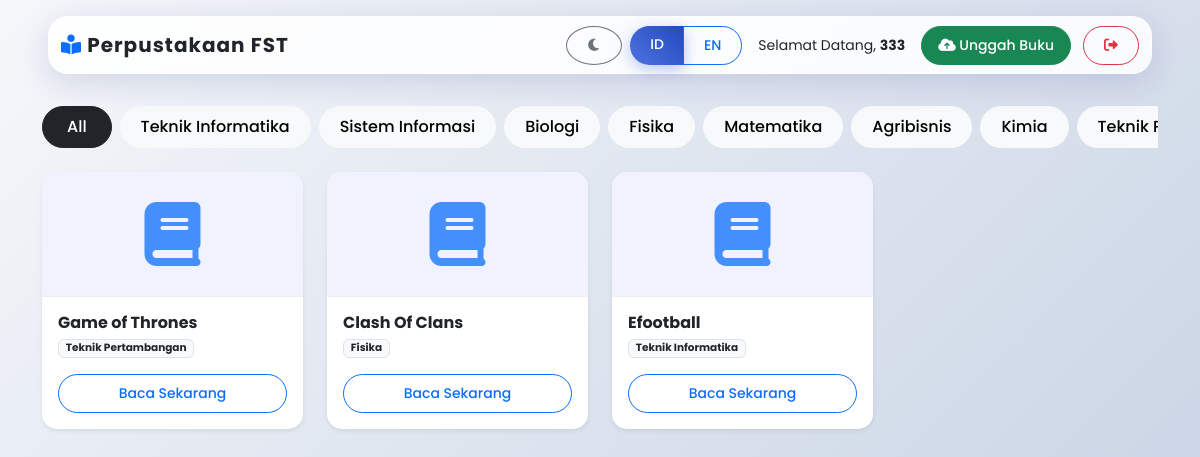
Screenshot of /index.php (signed in) with the database file from the repository.
### tables this page shows
CREATE TABLE `books` (
  `id` int(11) NOT NULL,
  `user_id` int(11) DEFAULT NULL,
  `title` varchar(100) NOT NULL,
  `category` varchar(50) NOT NULL,
  `file_path` varchar(255) NOT NULL,
  `uploaded_at` timestamp NOT NULL DEFAULT current_timestamp()
);

### db.php (called while the page is built, shortened)
<?php
$dictionary = [
    'id' => [
        'welcome' => 'Selamat Datang',
        'library' => 'Perpustakaan FST',
        'upload' => 'Unggah Buku',
        'read' => 'Baca Sekarang',
        'category' => 'Kategori',
        'logout' => 'Keluar',
        'search_placeholder' => 'Cari kata...',
        'back' => 'Kembali',
        'dark_mode' => 'Mode Gelap',
        'login_title' => 'Masuk ke Sistem',
        'username' => 'Nama Pengguna',
        'password' => 'Kata Sandi',
        'no_book' => 'Belum ada buku. Unggah sekarang!',
        'upload_modal_title' => 'Unggah ePub Baru',
        'title_label' => 'Judul Buku',
        'file_label' => 'File Buku (.epub)',
        'btn_close' => 'Tutup',
        'btn_upload' => 'Unggah'
    ],
    'en' => [
        'welcome' => 'Welcome',
        'library' => 'FST Library',
        'upload' => 'Upload Book',
        'read' => 'Read Now',
        'category' => 'Category',
        'logout' => 'Logout',
        'search_placeholder' => 'Search words...',
        'back' => 'Back',
        'dark_mode' => 'Dark Mode',
        'login_title' => 'System Login',
        'username' => 'Username',
        'password' => 'Password',
        'no_book' => 'No books yet. Upload now!',
        'upload_modal_title' => 'Upload New ePub',
        'title_label' => 'Book Title',
        'file_label' => 'Book File (.epub)',
        'btn_close' => 'Close',
        'btn_upload' => 'Upload'
    ]
];
$lang = $dictionary[$_SESSION['curr_lang']];
?>

### index.php (the view, shortened to what this page needs)
<?php
include 'db.php';
$cat_filter = "";
$active_cat = "All";
$sql = "SELECT users.username, books.* FROM books
        JOIN users ON books.user_id = users.id
        $cat_filter
        ORDER BY books.uploaded_at DESC";
$books = $conn->query($sql);
?>
<!DOCTYPE html>
<html lang="<?= $_SESSION['curr_lang'] ?>">
<head>
    <link href="https://cdn.jsdelivr.net/npm/bootstrap@5.3.0/dist/css/bootstrap.min.css" rel="stylesheet">
    <link rel="stylesheet" href="https://cdnjs.cloudflare.com/ajax/libs/font-awesome/6.0.0/css/all.min.css">
    <link rel="stylesheet" href="style.css">
</head>
<body>
    <nav class="navbar navbar-expand-lg navbar-dark bg-transparent pt-3 px-3 px-md-5">
        <div class="container-fluid glass-card py-2">
            <a class="navbar-brand text-dark fw-bold" href="index.php">
                <i class="fas fa-book-reader text-primary"></i> <?= $lang['library'] ?>
            </a>
            <div class="d-flex align-items-center gap-2">
                <button onclick="toggleDarkMode()" class="btn btn-outline-secondary btn-sm rounded-circle" title="<?= $lang['dark_mode'] ?>">
                    <i class="fas fa-moon"></i>
                </button>
                <div class="btn-group btn-group-sm">
                    <a href="?lang=id" class="btn <?= $_SESSION['curr_lang'] == 'id' ? 'btn-primary' : 'btn-outline-primary' ?>">ID</a>
                    <a href="?lang=en" class="btn <?= $_SESSION['curr_lang'] == 'en' ? 'btn-primary' : 'btn-outline-primary' ?>">EN</a>
                </div>
                <div class="d-none d-md-block text-dark small ms-2">
                    <?= $lang['welcome'] ?>, <b><?= htmlspecialchars($_SESSION['user']) ?></b>
                </div>
                <button class="btn btn-success btn-sm rounded-pill px-3 ms-2" data-bs-toggle="modal" data-bs-target="#uploadModal">
                    <i class="fas fa-cloud-upload-alt"></i> <span class="d-none d-md-inline"><?= $lang['upload'] ?></span>
                </button>
                <a href="logout.php" class="btn btn-outline-danger btn-sm rounded-pill ms-1">
                    <i class="fas fa-sign-out-alt"></i>
                </a>
            </div>
        </div>
    </nav>
    <div class="container mt-4 mb-5">
        <div class="d-flex gap-2 overflow-auto pb-3 mb-2">
            <a href="index.php" class="btn <?= $active_cat == 'All' ? 'btn-dark' : 'btn-light' ?> rounded-pill px-4">All</a>
            <?php
            $categories = ['Teknik Informatika', 'Sistem Informasi', 'Biologi', 'Fisika', 'Matematika', 'Agribisnis', 'Kimia', 'Teknik Pertambangan'];
            foreach($categories as $cat):
            ?>
                <a href="?cat=<?= $cat ?>" class="btn <?= $active_cat == $cat ? 'btn-dark' : 'btn-light' ?> rounded-pill text-nowrap">
                    <?= $cat ?>
                </a>
            <?php endforeach; ?>
        </div>
        <div class="row g-4">
            <?php while($b = $books->fetch_assoc()): ?>
            <div class="col-6 col-md-4 col-lg-3">
    <div class="card book-card h-100 shadow-sm">
        <div class="book-icon-wrapper">
            <i class="fas fa-book fa-4x text-primary opacity-75"></i>
        </div>
        <div class="card-body d-flex flex-column p-3">
            <h6 class="card-title fw-bold text-dark mb-1 text-truncate" title="<?= htmlspecialchars($b['title']) ?>">
                <?= htmlspecialchars($b['title']) ?>
            </h6>
            <small class="text-muted mb-3 d-block">
                <span class="badge bg-light text-dark border"><?= $b['category'] ?></span>
            </small>
            <a href="reader.php?id=<?= $b['id'] ?>" class="btn btn-outline-primary btn-sm mt-auto w-100 rounded-pill">
                <?= $lang['read'] ?>
            </a>
        </div>
        </div>
    </div>
    <?php endwhile; ?>
</div>
    </div>
</body>
</html>

### style.css (style rules this page uses)
:root { --primary-color: #4e73df; --secondary-color: #858796; --bg-gradient: linear-gradient(135deg, #f5f7fa 0%, #c3cfe2 100%); --glass-bg: rgba(255, 255, 255, 0.85); --glass-border: 1px solid rgba(255, 255, 255, 0.5); --card-shadow: 0 8px 32px 0 rgba(31, 38, 135, 0.15); }
body { font-family: 'Poppins', sans-serif; background: var(--bg-gradient); min-height: 100vh; color: #444; transition: background 0.3s ease; }
.glass-card { background: var(--glass-bg); backdrop-filter: blur(10px); -webkit-backdrop-filter: blur(10px); border-radius: 20px; border: var(--glass-border); box-shadow: var(--card-shadow); }
.navbar-brand { font-weight: 700; letter-spacing: 1px; }
.btn { border-radius: 50px; padding: 8px 20px; font-weight: 500; transition: all 0.3s ease; }
.btn-primary { background: linear-gradient(45deg, #4e73df, #224abe); border: none; box-shadow: 0 4px 15px rgba(78, 115, 223, 0.4); }
.book-card { border: none; background: white; border-radius: 15px; overflow: hidden; transition: transform 0.3s, box-shadow 0.3s; height: 100%; }
.book-icon-wrapper { background: #f0f3ff; padding: 30px 0; text-align: center; border-bottom: 1px solid #eee; }

### rows the page displays
books: title "Game of Thrones", category "Teknik Pertambangan"
books: title "Clash Of Clans", category "Fisika"
books: title "Efootball", category "Teknik Informatika"

### other values shown
$lang['library'] "Perpustakaan FST"
$lang['welcome'] "Selamat Datang"
$_SESSION['user'] "333"
$lang['upload'] "Unggah Buku"
$cat "Teknik Informatika"
$cat "Sistem Informasi"
$cat "Biologi"
$cat "Fisika"
$cat "Matematika"
$cat "Agribisnis"
$cat "Kimia"
$cat "Teknik…"
